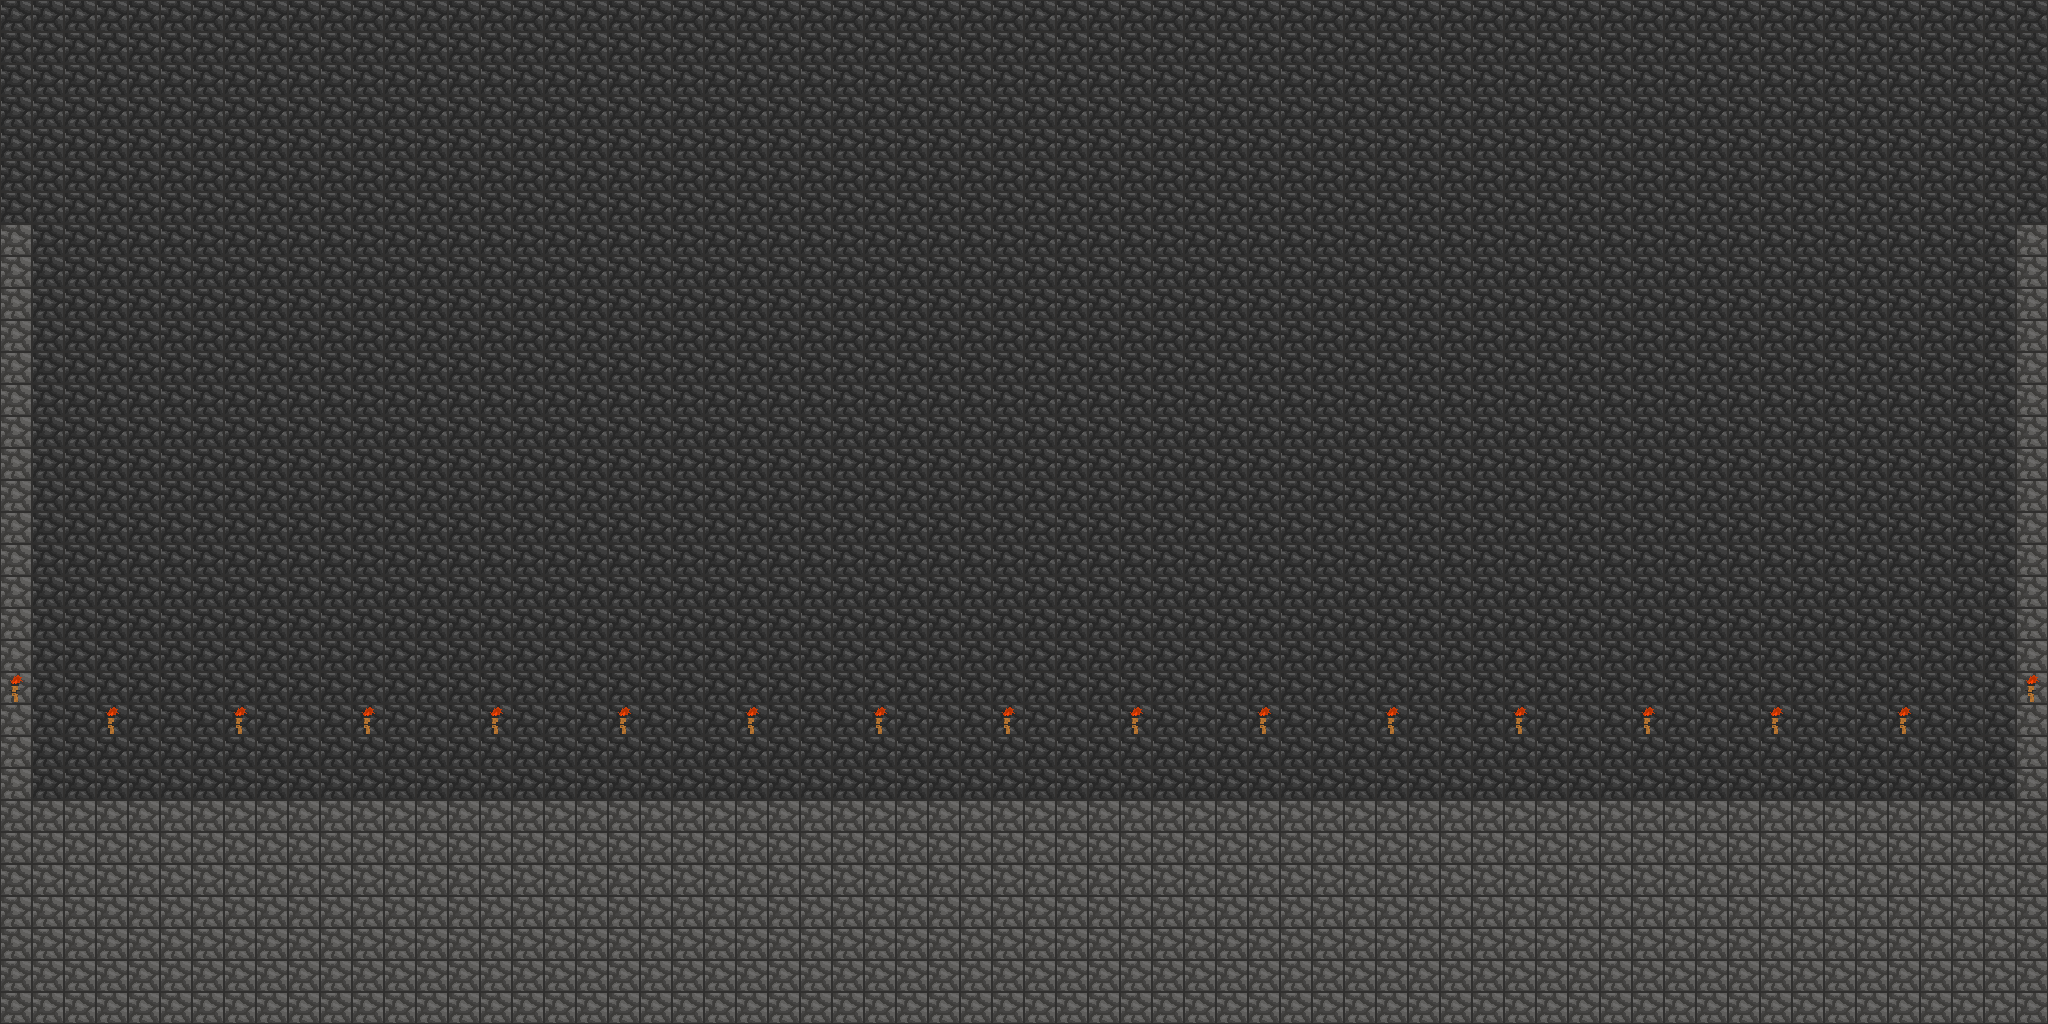

A 2D game scene composited from a Tiled map and its tileset images. What follows is a short description and the map's XML, with each tile layer's data collapsed to a summary:
An orthogonal 64x32 tile map with 32x32 px tiles, 1 tile layer (Art) and 6 objects.

<map version="1.2" tiledversion="1.3.3" orientation="orthogonal" renderorder="right-down" width="64" height="32" tilewidth="32" tileheight="32" infinite="0" nextlayerid="6" nextobjectid="14">
 <tileset firstgid="1" source="LdTileSet.tsx" />
 <layer id="1" name="Art" width="64" height="32">
  <data>[2048 cells, 2048 non-empty, 4 distinct tile ids]</data>
 </layer>
 <objectgroup id="2" name="Ground">
  <object id="1" x="0" y="800" width="2050" height="220" />
  <object id="5" x="-172" y="521" />
  <object id="13" x="2450" y="259" />
 </objectgroup>
 <objectgroup id="5" name="Walls">
  <object id="7" x="2018" y="220" width="28" height="576" />
  <object id="11" x="-2" y="225" width="32" height="575" />
  <object id="12" x="2164" y="610" />
 </objectgroup>
</map>